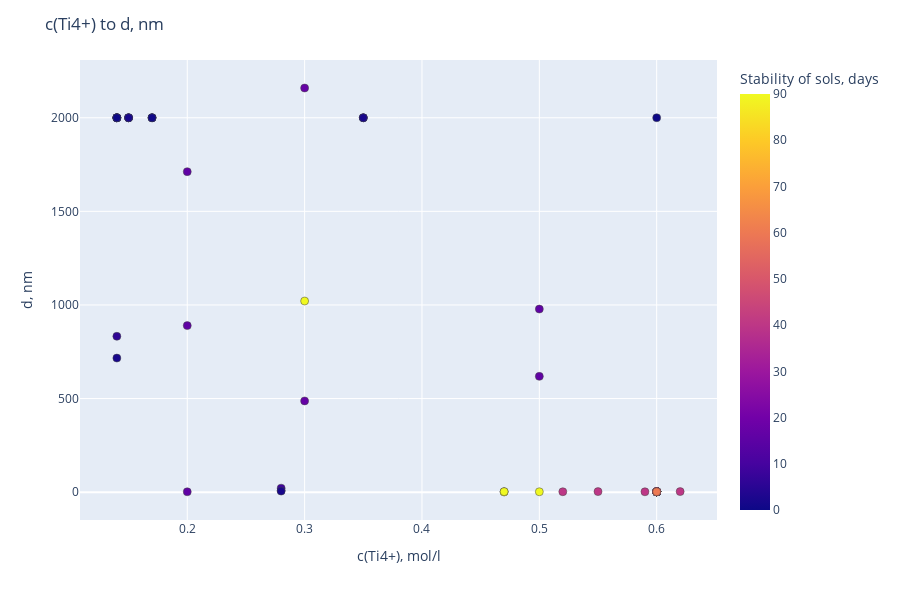

Notebook code cell kept with this figure:
### Code cell
import plotly.express as px

fig = px.scatter(df, x='с(Ti4+), mol/l', y='d, nm', color='Stability of sols, days', hover_data=df.columns, width=900, height=600)

# # Customize aspect
fig.update_traces(marker=dict(size=8, line=dict(width=0.5)), selector=dict(mode='markers')) 
fig.update_layout(title='c(Ti4+) to d, nm', xaxis_title='с(Ti4+), mol/l', yaxis_title='d, nm')
# fig.update_yaxes(scaleanchor = "x", scaleratio = 1)
fig.write_html(artifacts_path + "Plot_c(Ti4+)_to_d,nm.html")
fig.show()

### Figure 1 — Plotly figure (JSON) as saved in the notebook; plotly's stock layout.template omitted (floating-point values rounded to 4 significant figures; data arrays with more than 128 entries replaced by an {"elided": "..."} marker saying what was removed)
{"data": [{"customdata": {"elided": "71x7 float values"}, "hovertemplate": "с(Ti4+), mol/l=%{x}<br>d, nm=%{y}<br>t, °С=%{customdata[0]}<br>t, min=%{customdata[1]}<br>с(acid), mol/l=%{customdata[2]}<br>ultrasound =%{customdata[3]}<br>Contents, %=%{customdata[4]}<br>Stability of sols, days=%{marker.color}<br>d_categorical=%{customdata[6]}<extra></extra>", "legendgroup": "", "marker": {"color": [16, 16, 90, 60, 16, 16, 16, 2, 0.5, 0.5, 9, 9, 2, 2, 2, 6, 2, 0, 2, 17, 17, 90, 2, 2, 2, 0, 0, 0.5, 0.5, 2, 2, 2, 2, 90, 90, 60, 10, 10, 10, 10, 10, 40, 40, 10, 10, 40, 40, 40, 40, 40, 40, 40, 40, 40, 40, 40, 40, 40, 40, 40, 40, 40, 40, 40, 40, 0, 40, 40, 40, 40, 60], "coloraxis": "coloraxis", "line": {"width": 0.5}, "size": 8, "symbol": "circle"}, "mode": "markers", "name": "", "orientation": "v", "showlegend": false, "type": "scatter", "x": [0.5, 0.5, 0.5, 0.47, 0.2, 0.2, 0.2, 0.14, 0.14, 0.14, 0.28, 0.28, 0.14, 0.14, 0.14, 0.14, 0.14, 0.14, 0.28, 0.3, 0.3, 0.3, 0.35, 0.35, 0.35, 0.17, 0.17, 0.17, 0.17, 0.15, 0.15, 0.15, 0.15, 0.47, 0.47, 0.6, 0.6, 0.6, 0.6, 0.6, 0.6, 0.6, 0.6, 0.6, 0.6, 0.6, 0.6, 0.6, 0.6, 0.6, 0.6, 0.6, 0.6, 0.6, 0.6, 0.6, 0.6, 0.6, 0.6, 0.6, 0.6, 0.6, 0.6, 0.6, 0.6, 0.6, 0.62, 0.59, 0.55, 0.52, 0.6], "xaxis": "x", "y": [618.5, 978.1, 2, 2.628, 1712, 889.6, 1.7, 2000, 2000, 2000, 8.3, 21.3, 2000, 2000, 2000, 832.4, 716.2, 2000, 5.4, 2159, 487.2, 1021, 2000, 2000, 2000, 2000, 2000, 2000, 2000, 2000, 2000, 2000, 2000, 0.7, 2.628, 2.03, 2.422, 2.101, 2.269, 1.753, 1.332, 2.496, 2.307, 1.878, 2.069, 2.763, 3.219, 1.893, 1.967, 2.122, 1.784, 1.958, 1.938, 2.187, 2.086, 2.176, 2.216, 2.017, 2.255, 2.185, 1.981, 1.762, 2.022, 1.377, 3.304, 2000, 2.9, 1.901, 2.841, 2.162, 2.197], "yaxis": "y"}], "layout": {"coloraxis": {"colorbar": {"title": {"text": "Stability of sols, days"}}, "colorscale": [[0, "#0d0887"], [0.1111, "#46039f"], [0.2222, "#7201a8"], [0.3333, "#9c179e"], [0.4444, "#bd3786"], [0.5556, "#d8576b"], [0.6667, "#ed7953"], [0.7778, "#fb9f3a"], [0.8889, "#fdca26"], [1, "#f0f921"]]}, "height": 600, "legend": {"tracegroupgap": 0}, "margin": {"t": 60}, "title": {"text": "c(Ti4+) to d, nm"}, "width": 900, "xaxis": {"anchor": "y", "autorange": true, "domain": [0, 1], "range": [0.1086, 0.6514], "title": {"text": "с(Ti4+), mol/l"}, "type": "linear"}, "yaxis": {"anchor": "x", "autorange": true, "domain": [0, 1], "range": [-148.9, 2309.0], "title": {"text": "d, nm"}, "type": "linear"}}}
